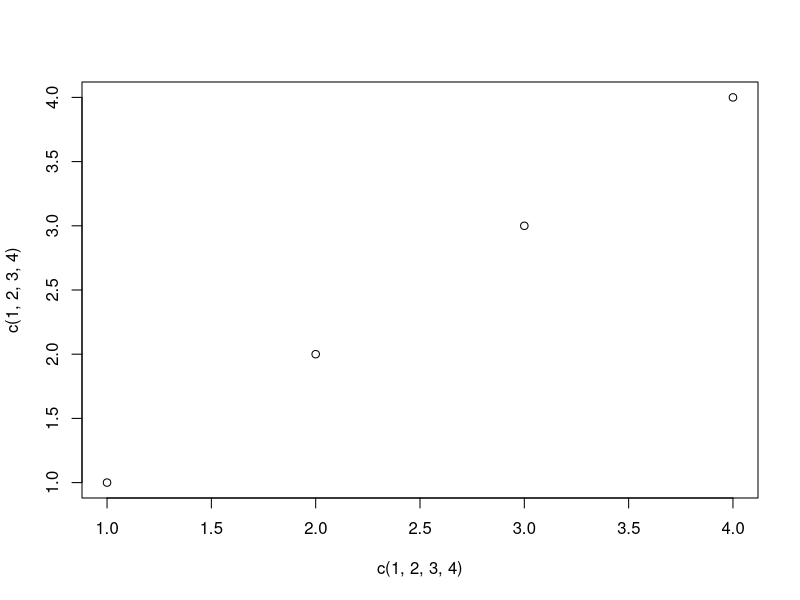

The R script that drew this image:
## ---- chunk 1
#write.csv(as.data.frame(c(1,2,3,4)), "texte.csv")
## ---- chunk 2
plot(c(1,2,3,4), c(1,2,3,4))
